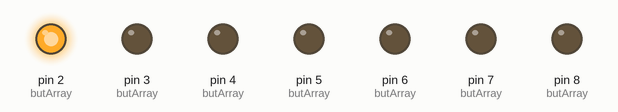
Bench run of a sketch on a simulated Arduino Uno, built with avr-gcc and run on an emulated ATmega328P. Parts: output pins drawn as LEDs (lit = HIGH).

Above: at 0.1 s.
At 0.8 s:
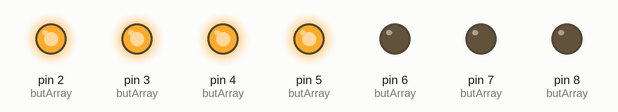
At 1.6 s:
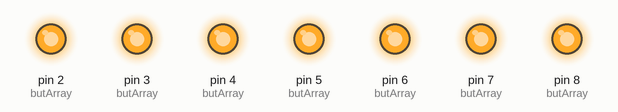
At 3.8 s:
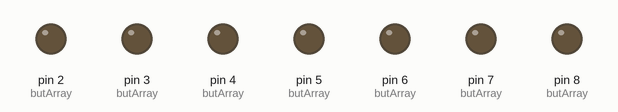
Timing chart, 0 to 5.3 s (numbered marks = the images above):
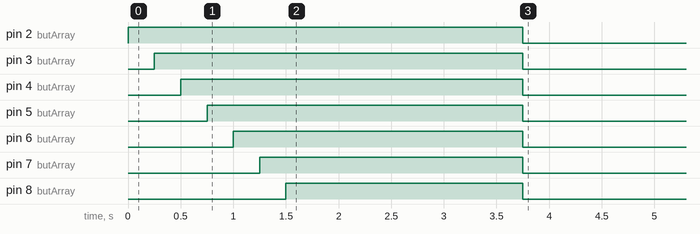

The sketch:

ArduinoRemoteLedControl.ino
```cpp
#include <IRremote.hpp>
typedef struct KeyAndPin {
  int key;
  int pin;
};

const int IR_RECEIVE_PIN = 12;
KeyAndPin butArray[] = {
  {128, 2},
  {64, 3},
  {192, 4},
  {32, 5},
  {160, 6},
  {96, 7},
  {224, 8},
};

void setup() {
  Serial.begin(115200);
  IrReceiver.begin(IR_RECEIVE_PIN, ENABLE_LED_FEEDBACK); // Start the receiver

  for (int i = 2; i <= 8; i++) {
    pinMode(i, OUTPUT);
  }

  for (int i = 2; i <= 8; i++) {
    digitalWrite(i, HIGH);
    delay(250);
  }
  delay(2000);
  for (int i = 2; i <= 8; i++) {
    digitalWrite(i, LOW);
  }

}

void loop() {
  if (IrReceiver.decode()) {
    Serial.println(sizeof(butArray));
    Serial.println(sizeof(butArray[0]));
    for (int i = 0; i <= sizeof(butArray) / sizeof(butArray[0]); i++) {
      digitalWrite(butArray[i].pin, LOW);
      if (IrReceiver.decodedIRData.command == butArray[i].key) {
        Serial.println(butArray[i].pin);
        digitalWrite(butArray[i].pin, HIGH);
      }
    }
    delay(1000);
    IrReceiver.resume();
  }

}
```
